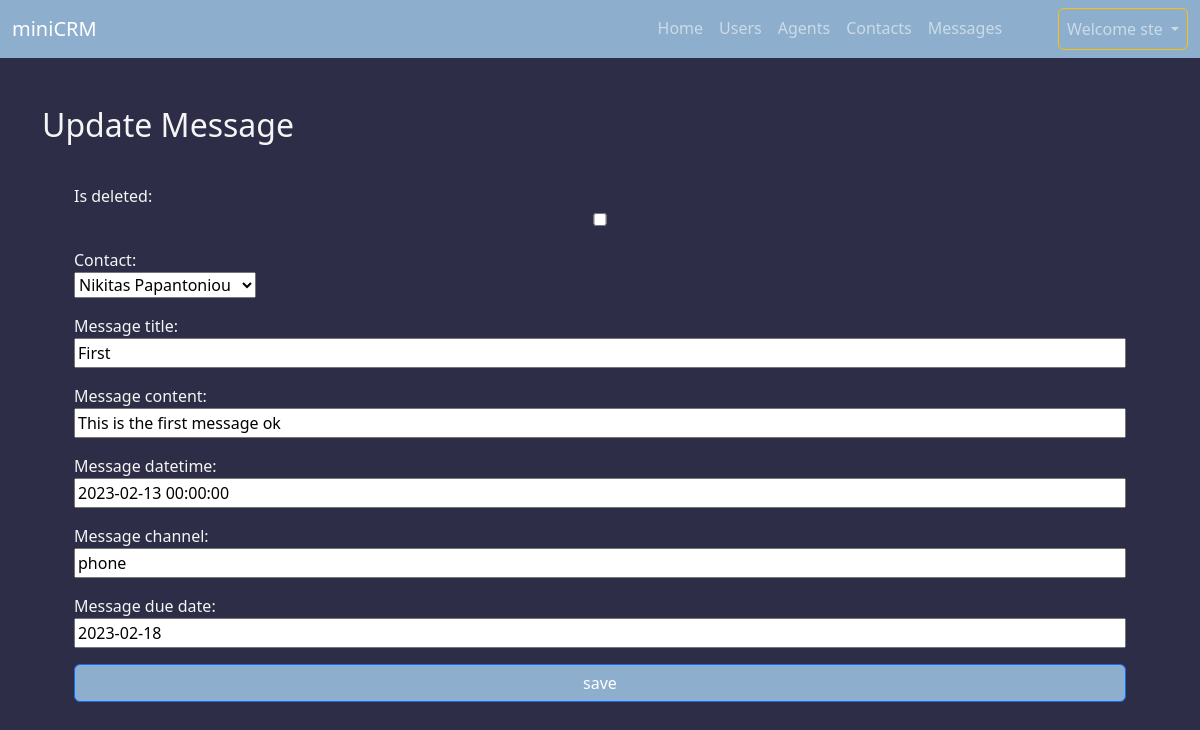
Screenshot of /minicrm/update_message/1 (signed in) with the database file from the repository.
### minicrm/models.py (models this page shows, shortened)
class User(AbstractUser):
    pass

class SoftDeleteModel(models.Model):
    is_deleted = models.BooleanField(default=False)
    obects = models.Manager()
    undeleted_objects = SoftDeleteManager()
    class Meta:
        abstract = True

class Message(SoftDeleteModel):
    contact = models.ForeignKey(Contact, on_delete=models.CASCADE, related_name="contact_message")
    message_title = models.CharField(max_length=256)
    message_content = models.CharField(max_length=1024)
    message_datetime = models.DateTimeField()
    message_channel = models.CharField(max_length=256)
    message_due_date = models.DateField()

### minicrm/views.py (the view)
# urls.py: path('update_message/<int:pk>', MessageUpdateView.as_view(), name='update_message'),
class MessageUpdateView(LoginRequiredMixin, UpdateView):
    context_object_name = 'message'
    model = Message
    template_name = 'minicrm/message_update.html'
    fields = '__all__'

### minicrm/models.py (called while the page is built)
    def __str__(self):
        return self.contact_firstname + ' ' + self.contact_lastname

### minicrm/templates/minicrm/message_update.html (shortened to what this page needs)
<!DOCTYPE html>
{% extends 'minicrm/base.html' %}
{% block content %}
<div class="container">
    <h2>Update Message</h2>
    <form method="POST" enctype="multipart/form-data">
        {{form.as_p}}
        <input class="btn btn-primary" type="submit" value="save">
    </form>
</div>
{% endblock content %}

### minicrm/templates/minicrm/base.html (shortened to what this page needs)
<!DOCTYPE html>
{% load static %}
<html lang="en">
<head>
    <link href="https://cdn.jsdelivr.net/npm/bootstrap@5.2.3/dist/css/bootstrap.min.css" rel="stylesheet">
    <link rel="stylesheet" href=" {% static 'minicrm/card.css' %} ">
    <link rel="stylesheet" href=" {% static 'minicrm/forms.css' %} ">
    <link rel="stylesheet" href=" {% static 'minicrm/circles.css' %} ">
</head>
<body>
{% block navbar %}
    <nav class="navbar navbar-expand-lg navbar-dark sticky-top">
      <div class="container-fluid">
        <a id="landing" class="navbar-brand" href=" {% url 'landing' %} ">miniCRM</a>
        <div class="collapse navbar-collapse justify-content-end" id="navbarNav">
          <ul class="navbar-nav">
            {% if request.user.is_authenticated %}
            <li class="nav-item">
              <a id="home" class="nav-link active" aria-current="page" href=" {% url 'minicrm:index' %} "> Home </a>
            </li>
            <li class="nav-item">
              <a id="users" class="nav-link" href="{% url 'minicrm:users' %}">Users</a>
            </li>
            <li class="nav-item">
              <a id="agents" class="nav-link" href="{% url 'minicrm:agents' %}">Agents</a>
            </li>
            <li class="nav-item">
              <a id="contacts" class="nav-link" href="{% url 'minicrm:contacts' %}">Contacts</a>
            </li>
            <li class="nav-item">
              <a id="messages" class="nav-link" href="{% url 'minicrm:messages' %}">Messages</a>
            </li>
            <li class="nav-item dropdown ms-lg-5">
                <a href="#" class="nav-link dropdown-toggle btn btn-outline-warning" id="navbarDropdown" role="button" data-bs-toggle="dropdown" aria-expanded="false">
                   Welcome {{request.user.username}}
                </a>
            </li>
            {% endif %}
          </ul>
        </div>
      </div>
    </nav>
{% endblock navbar %}
    <div class="mt-5">
        {% block content %}
        {% endblock content %}
    </div>
</body>
</html>

### minicrm/static/minicrm/forms.css (style rules this page uses)
body { background-color: rgb(45, 45, 71); color: whitesmoke; }
nav { background-color: rgb(141, 175, 205); color: white; }
form { display: flex; flex-direction: column; padding: 2rem; border-radius: 0.5rem; }
form label { display: block; }
form input { width: 100%; }
form input[type=submit] { background-color: rgb(141, 175, 205); }

### minicrm/static/minicrm/circles.css (style rules this page uses)
:root { --percentage-messages: 0; --percentage-users: 0; }

### rows the page displays
User: user.username "ste"
Message: contact "Nikitas Papantoniou", message_title "First", message_content "This is the first message ok", message_datetime "2023-02-13 00:00:00", message_channel "phone", message_due_date "2023-02-18"
